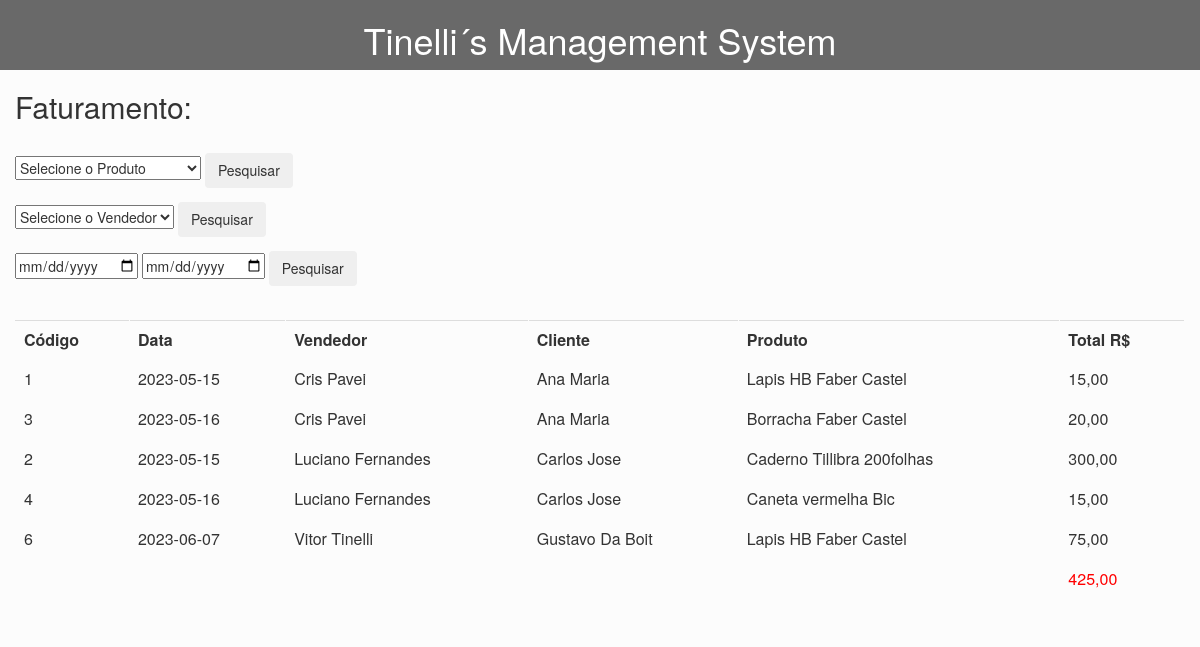
The page /industria/front/faturamento.php on the database its author committed.
### tables this page shows
CREATE TABLE IF NOT EXISTS `pedidos` (
  `cod` int(5) NOT NULL AUTO_INCREMENT,
  `datapedido` date NOT NULL,
  `codfunc` int(5) NOT NULL,
  `codcli` int(5) NOT NULL,
  `codprod` int(5) NOT NULL,
  `quantidade` int(5) NOT NULL,
  `preco` float(8,2) NOT NULL,
  PRIMARY KEY (`cod`),
  KEY `codcli` (`codcli`),
  KEY `codfunc` (`codfunc`),
  KEY `codprod` (`codprod`)
);

CREATE TABLE IF NOT EXISTS `funcionarios` (
  `cod` int(5) NOT NULL AUTO_INCREMENT,
  `nome` varchar(50) NOT NULL,
  `login` varchar(50) NOT NULL,
  `senha` varchar(50) NOT NULL,
  PRIMARY KEY (`cod`)
);

CREATE TABLE IF NOT EXISTS `clientes` (
  `cod` int(5) NOT NULL AUTO_INCREMENT,
  `nome` varchar(50) NOT NULL,
  `endereco` varchar(50) NOT NULL,
  `cidade` varchar(50) NOT NULL,
  `estado` varchar(50) NOT NULL,
  `telefone` int(10) NOT NULL,
  PRIMARY KEY (`cod`)
);

CREATE TABLE IF NOT EXISTS `produtos` (
  `cod` int(5) NOT NULL AUTO_INCREMENT,
  `nome` varchar(50) NOT NULL,
  `quantidade` int(5) NOT NULL,
  `preco` float(8,2) NOT NULL,
  `estoquemin` int(11) NOT NULL,
  PRIMARY KEY (`cod`)
);

### industria/front/faturamento.php (the view, shortened to what this page needs)
<?php
$total = 0;
?>
<html>
<head>
    <link rel="stylesheet" href="https://maxcdn.bootstrapcdn.com/bootstrap/3.3.7/css/bootstrap.min.css">
    <link rel="stylesheet" href="css/styles.css">
</head>
<body>
    <header>
        <h1><a href='menu.html'>Tinelli´s Management System</a></h1>
    </header>
    <div class="container">
        <div class="row">
            <h2>Faturamento: </h2><br>
            <form action="faturamento.php" method="POST">
                <select name="codprod" id="codprod">
                    <option value="0" selected disabled style="margin-bottom: -2px; height: 25px;">Selecione o Produto</option>
                    <?php
                    $sql_produtos = "SELECT * FROM produtos";
                    $pesquisar_produtos = mysql_query($sql_produtos);
                    if (mysql_num_rows($pesquisar_produtos) <> 0) {
                        echo '</select>';
                    }
                    ?>
                    <button type="submit" name="pesquisarProduto" class="btn btn-large" style="height: 35px;">Pesquisar</button>
            </form>
            <form action="faturamento.php" method="POST">
                <select name="codfunc" id="codfunc">
                    <option value="0" selected disabled style="margin-bottom: -2px; height: 25px;">Selecione o Vendedor</option>
                    <?php
                    $sql_funcionarios = "SELECT * FROM funcionarios";
                    $pesquisar_funcionarios = mysql_query($sql_funcionarios);
                    if (mysql_num_rows($pesquisar_funcionarios) <> 0) {
                        echo '</select>';
                    }
                    ?>
                    <button type="submit" name="pesquisarFuncionarios" class="btn btn-large" style="height: 35px;">Pesquisar</button>
            </form>
            <form action="faturamento.php" method="POST">
                <input type="date" name="data_inicio" required>
                <input type="date" name="data_fim" required>
                <button type="submit" name="pesquisaPeriodo" class="btn btn-large" style="height: 35px;">Pesquisar</button>
            </form>
            <br>
            <table border="1px" bordercolor="#FCFCFC" class="table">
                <tr>
                    <td><b>Código</b></td>
                    <td><b>Data</b></td>
                    <td><b>Vendedor</b></td>
                    <td><b>Cliente</b></td>
                    <td><b>Produto</b></td>
                    <td><b>Total R$</b></td>
                </tr>
                <?php
                if (isset($_POST['pesquisarFuncionarios'])) {
                    $codfunc = $_POST['codfunc'];
                    if ($codfunc != "") {
                        $consulta = "SELECT pedidos.cod, pedidos.datapedido, funcionarios.nome as func, clientes.nome as cli, produtos.nome as prod, pedidos.quantidade, pedidos.preco
                                    FROM pedidos, clientes, funcionarios, produtos
                                    WHERE pedidos.codfunc = funcionarios.cod
                                    AND pedidos.codcli = clientes.cod
                                    AND pedidos.codprod = produtos.cod
                                    AND pedidos.codfunc = $codfunc";
                        $resultado = mysql_query($consulta);
                    } else {
                        $consulta = "SELECT pedidos.cod, pedidos.datapedido, funcionarios.nome as func, clientes.nome as cli, produtos.nome as prod, pedidos.quantidade, pedidos.preco
                                    FROM pedidos, clientes, funcionarios, produtos
                                    WHERE pedidos.codfunc = funcionarios.cod
                                    AND pedidos.codcli = clientes.cod
                                    AND pedidos.codprod = produtos.cod";
                        $resultado = mysql_query($consulta);
                    }
                }
                else {
                    $consulta = "SELECT pedidos.cod, pedidos.datapedido, funcionarios.nome as func, clientes.nome as cli, produtos.nome as prod, pedidos.quantidade, pedidos.preco
                                FROM pedidos, clientes, funcionarios, produtos
                                WHERE pedidos.codfunc = funcionarios.cod
                                AND pedidos.codcli = clientes.cod
                                AND pedidos.codprod = produtos.cod";
                    $resultado = mysql_query($consulta);
                }
                while ($dados = mysql_fetch_array($resultado)) {
                ?>
                <tr>
                    <td><?php echo $dados['cod']; ?></td>
                    <td><?php echo $dados['datapedido']; ?></td>
                    <td><?php echo $dados['func']; ?></td>
                    <td><?php echo $dados['cli']; ?></td>
                    <td><?php echo $dados['prod']; ?></td>
                    <?php $precofinal = $dados['preco'] * $dados['quantidade']; ?>
                    <td><?php echo number_format($precofinal, 2, ',', '.'); ?></td>
                    <?php $total = $total + $precofinal; ?>
                </tr>
                <?php
                }
                ?>
                <tr>
                    <td></td>
                    <td></td>
                    <td></td>
                    <td></td>
                    <td></td>
                    <td class='pedro'><?php echo number_format($total, 2, ',', '.'); ?></td>
                </tr>
            </table>
        </div>
    </div>
</body>
</html>

### industria/front/css/styles.css (style rules this page uses)
body { background-color: #FCFCFC; margin: 0; padding: 0; }
header { display: flex; background-color: dimgray; align-items: center; justify-content: center; width: 100%; }
header h1 { display: flex; background-color: dimgray; color: white; }
a:link , a:visited, a:hover, a:active { color: white; text-decoration: none; }

### industria/front/faturamento.php (style rules this page uses)
.pedro { color: red; }

### rows shown on the page
pedidos: cod "1", datapedido "2023-05-15", codfunc.nome "Cris Pavei", codcli.nome "Ana Maria", codprod.nome "Lapis HB Faber Castel", precofinal "15,00"
pedidos: cod "3", datapedido "2023-05-16", codfunc.nome "Cris Pavei", codcli.nome "Ana Maria", codprod.nome "Borracha Faber Castel", precofinal "20,00"
pedidos: cod "2", datapedido "2023-05-15", codfunc.nome "Luciano Fernandes", codcli.nome "Carlos Jose", codprod.nome "Caderno Tillibra 200folhas", precofinal "300,00"
pedidos: cod "4", datapedido "2023-05-16", codfunc.nome "Luciano Fernandes", codcli.nome "Carlos Jose", codprod.nome "Caneta vermelha Bic", precofinal "15,00"
pedidos: cod "6", datapedido "2023-06-07", codfunc.nome "Vitor Tinelli", codcli.nome "Gustavo Da Boit", codprod.nome "Lapis HB Faber Castel", precofinal "75,00"

### other values the page prints
$total "425,00"
